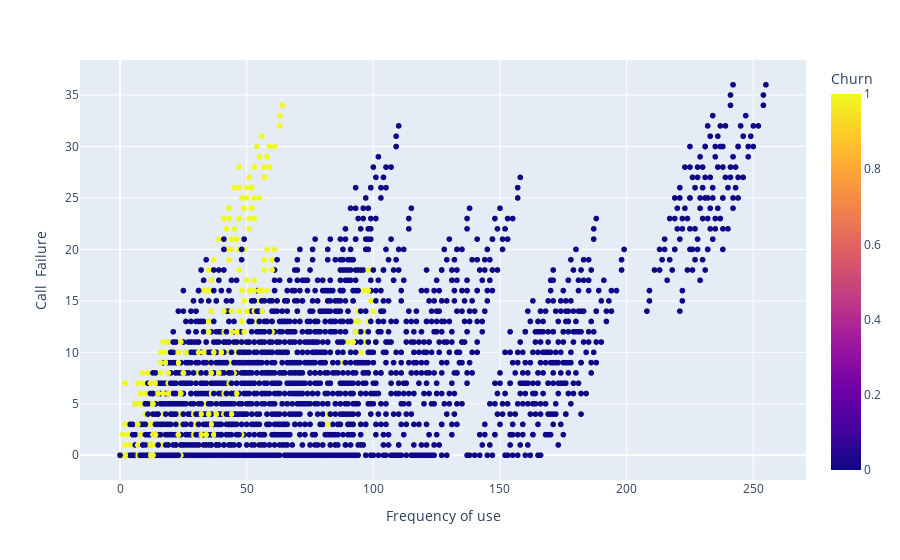

The notebook cell this image was saved under:
### Code cell
#Plotting a scatter plot

import plotly.express as px
fig = px.scatter(df, 
             x = 'Frequency of use',
             y = 'Call  Failure',
             color = 'Churn')
fig.show()

### Figure 1 — Plotly figure (JSON) as saved in the notebook; plotly's stock layout.template omitted (floating-point values rounded to 4 significant figures; data arrays with more than 128 entries replaced by an {"elided": "..."} marker saying what was removed)
{"data": [{"hovertemplate": "Frequency of use=%{x}<br>Call  Failure=%{y}<br>Churn=%{marker.color}<extra></extra>", "legendgroup": "", "marker": {"color": {"elided": "3150 int values"}, "coloraxis": "coloraxis", "symbol": "circle"}, "mode": "markers", "name": "", "showlegend": false, "type": "scattergl", "x": {"elided": "3150 int values"}, "xaxis": "x", "y": {"elided": "3150 int values"}, "yaxis": "y"}], "layout": {"coloraxis": {"colorbar": {"title": {"text": "Churn"}}, "colorscale": [[0, "#0d0887"], [0.1111, "#46039f"], [0.2222, "#7201a8"], [0.3333, "#9c179e"], [0.4444, "#bd3786"], [0.5556, "#d8576b"], [0.6667, "#ed7953"], [0.7778, "#fb9f3a"], [0.8889, "#fdca26"], [1, "#f0f921"]]}, "legend": {"tracegroupgap": 0}, "margin": {"t": 60}, "xaxis": {"anchor": "y", "domain": [0, 1], "title": {"text": "Frequency of use"}}, "yaxis": {"anchor": "x", "domain": [0, 1], "title": {"text": "Call  Failure"}}}}
